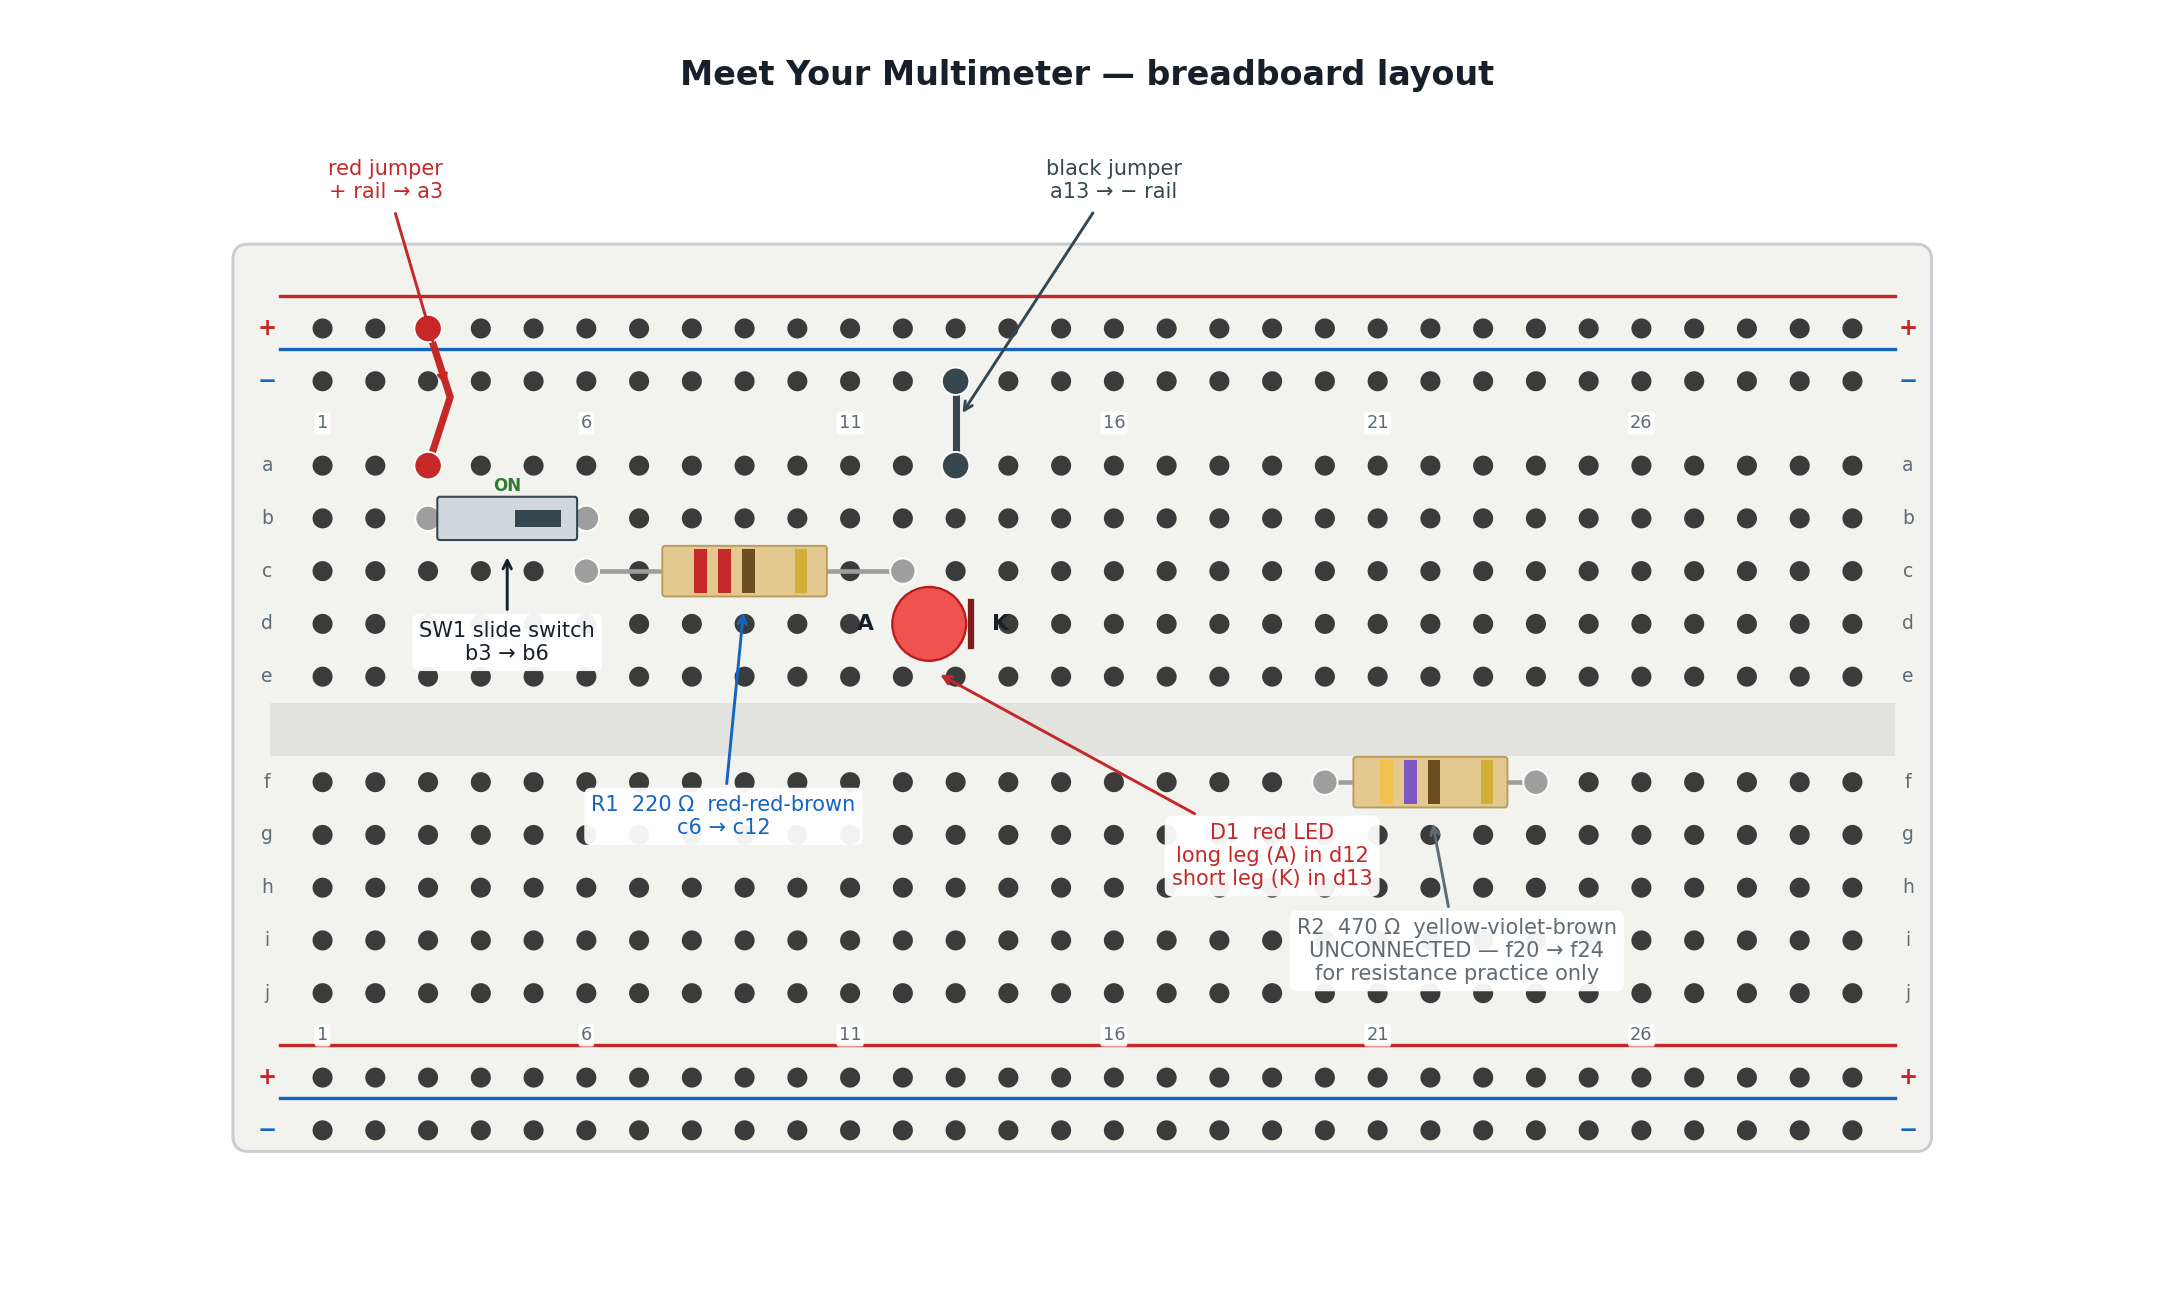

This figure's Python source:
#!/usr/bin/env python3
"""Render the breadboard layout for the "Meet Your Multimeter" lab.

This is Lab 10's LED circuit with a slide switch added in series, plus a
second resistor (R2, 470 ohm) sitting in free holes with both legs
completely unconnected - used only for the out-of-circuit resistance
measurement later in the lab. The hole positions drawn here are the exact
ones the lab's build steps name, so a student can hold the picture beside
the page and match them one for one.

Layout (top half of the board, rows a-e):
    red jumper     + rail  ->  a3
    SW1 slide sw   b3      ->  b6
    R1 220 ohm     c6      ->  c12
    D1 red LED     anode d12, cathode d13
    black jumper   a13     ->  - rail

Layout (bottom half, rows f-j - unused by the live circuit):
    R2 470 ohm     f20     ->  f24   (both legs free, wired to nothing)

Column groups a-e (or f-j) at the same column number are one electrically
connected node, so the red jumper's end and SW1's left leg both land in
column 3, SW1's right leg and R1's left leg both land in column 6, R1's
right leg and the LED's anode both land in column 12, and the LED's
cathode and the black jumper's end both land in column 13.

Usage:
    python3 breadboard-layout.py breadboard-layout.png
"""

import argparse
from pathlib import Path

import matplotlib

matplotlib.use("Agg")

import matplotlib.pyplot as plt
from matplotlib.patches import Circle, FancyBboxPatch, Rectangle

COLS = 30
ROWS_TOP = ["a", "b", "c", "d", "e"]
ROWS_BOT = ["f", "g", "h", "i", "j"]

PITCH = 1.0
Y = {}
for i, r in enumerate(ROWS_TOP):
    Y[r] = 9.0 - i * PITCH
for i, r in enumerate(ROWS_BOT):
    Y[r] = 3.0 - i * PITCH
Y_PLUS_TOP, Y_MINUS_TOP = 11.6, 10.6
Y_PLUS_BOT, Y_MINUS_BOT = -2.6, -3.6

INK = "#17202a"
BOARD = "#f2f2ef"
HOLE = "#3b3b3b"
RED = "#c62828"
BLUE = "#1565c0"
GREEN = "#2e7d32"
GRAY = "#5f6b73"
TAN = "#e3c98f"
SLATE = "#37474f"


def col_x(c):
    return c * PITCH


def draw_board(ax):
    ax.add_patch(FancyBboxPatch(
        (col_x(1) - 1.4, Y_PLUS_BOT - 1.1), COLS * PITCH + 1.6, 16.6,
        boxstyle="round,pad=0.3", facecolor=BOARD, edgecolor="#c8cdd1", linewidth=1.4))

    # Centre channel - the gap that isolates the top half from the bottom half.
    ax.add_patch(Rectangle((col_x(1) - 1.0, Y["f"] + 0.5), COLS * PITCH + 0.8,
                           Y["e"] - Y["f"] - 1.0, facecolor="#e2e2de", edgecolor="none"))

    for rail_y, colour, sign in ((Y_PLUS_TOP, RED, "+"), (Y_MINUS_TOP, BLUE, "−"),
                                 (Y_PLUS_BOT, RED, "+"), (Y_MINUS_BOT, BLUE, "−")):
        ax.plot([col_x(1) - 0.8, col_x(COLS) + 0.8], [rail_y + 0.62] * 2,
                color=colour, linewidth=1.6, zorder=1)
        for c in range(1, COLS + 1):
            ax.add_patch(Circle((col_x(c), rail_y), 0.19, facecolor=HOLE, edgecolor="none"))
        for x in (col_x(1) - 1.05, col_x(COLS) + 1.05):
            ax.text(x, rail_y, sign, color=colour, fontsize=11, ha="center", va="center",
                    fontweight="bold")

    for row in ROWS_TOP + ROWS_BOT:
        for c in range(1, COLS + 1):
            ax.add_patch(Circle((col_x(c), Y[row]), 0.19, facecolor=HOLE, edgecolor="none"))
        for x in (col_x(1) - 1.05, col_x(COLS) + 1.05):
            ax.text(x, Y[row], row, color=GRAY, fontsize=9, ha="center", va="center")

    halo = dict(boxstyle="round,pad=0.12", facecolor="white", edgecolor="none", alpha=0.95)
    for c in range(1, COLS + 1, 5):
        for y in (Y["a"] + 0.8, Y["j"] - 0.8):
            ax.text(col_x(c), y, str(c), color=GRAY, fontsize=8.5, ha="center",
                    va="center", bbox=halo, zorder=11)


def jumper(ax, xy1, xy2, colour, bow=0.0):
    """A jumper wire, drawn with the seated ends a student should check."""
    if bow:
        mx = (xy1[0] + xy2[0]) / 2 + bow
        my = (xy1[1] + xy2[1]) / 2
        xs, ys = [xy1[0], mx, xy2[0]], [xy1[1], my, xy2[1]]
    else:
        xs, ys = [xy1[0], xy2[0]], [xy1[1], xy2[1]]
    ax.plot(xs, ys, color=colour, linewidth=3.4, solid_capstyle="round",
            solid_joinstyle="round", zorder=4)
    for p in (xy1, xy2):
        ax.add_patch(Circle(p, 0.26, facecolor=colour, edgecolor="white",
                            linewidth=0.9, zorder=5))


def resistor(ax, xy1, xy2, bands=((RED, RED, "#6d4c1f", "#d4af37"))):
    ax.plot([xy1[0], xy2[0]], [xy1[1], xy2[1]], color="#9e9e9e", linewidth=2.2, zorder=4)
    for p in (xy1, xy2):
        ax.add_patch(Circle(p, 0.24, facecolor="#9e9e9e", edgecolor="white",
                            linewidth=0.9, zorder=5))
    cx = (xy1[0] + xy2[0]) / 2
    cy = xy1[1]
    body_w = min(3.0, abs(xy2[0] - xy1[0]) * 0.7)
    ax.add_patch(FancyBboxPatch((cx - body_w / 2, cy - 0.42), body_w, 0.84,
                                boxstyle="round,pad=0.06", facecolor=TAN,
                                edgecolor="#b99b58", linewidth=0.9, zorder=6))
    offsets = [-0.95, -0.5, -0.05, 0.95]
    if body_w < 2.6:
        offsets = [o * (body_w / 3.0) for o in offsets]
    for dx, colour in zip(offsets, bands):
        ax.add_patch(Rectangle((cx + dx, cy - 0.42), 0.24, 0.84,
                               facecolor=colour, edgecolor="none", zorder=7))


def led(ax, anode_xy, cathode_xy):
    """Top-down 5 mm LED: the body sits over its two holes, flat edge on the K side."""
    cx = (anode_xy[0] + cathode_xy[0]) / 2
    cy = anode_xy[1]
    for p in (anode_xy, cathode_xy):
        ax.add_patch(Circle(p, 0.24, facecolor="#9e9e9e", edgecolor="white",
                            linewidth=0.9, zorder=5))
    ax.add_patch(Circle((cx, cy), 0.7, facecolor="#ef5350", edgecolor="#b71c1c",
                        linewidth=1.1, zorder=6))
    ax.plot([cathode_xy[0] + 0.3, cathode_xy[0] + 0.3], [cy - 0.42, cy + 0.42],
            color="#7f1d1d", linewidth=3.0, zorder=7)
    ax.text(anode_xy[0] - 0.72, cy, "A", color=INK, fontsize=10.5, ha="center",
            va="center", fontweight="bold", zorder=8)
    ax.text(cathode_xy[0] + 0.85, cy, "K", color=INK, fontsize=10.5, ha="center",
            va="center", fontweight="bold", zorder=8)


def switch(ax, left_xy, right_xy):
    """A small slide switch body bridging its two used legs.

    Drawn as a rectangular plastic body with a sliding lever on top, closed
    (pushed toward the right leg) - matching how the lab asks students to
    leave it while they take voltage and current readings.
    """
    cx = (left_xy[0] + right_xy[0]) / 2
    cy = left_xy[1]
    for p in (left_xy, right_xy):
        ax.add_patch(Circle(p, 0.24, facecolor="#9e9e9e", edgecolor="white",
                            linewidth=0.9, zorder=5))
    body_w = abs(right_xy[0] - left_xy[0]) * 0.85
    ax.add_patch(FancyBboxPatch((cx - body_w / 2, cy - 0.36), body_w, 0.72,
                                boxstyle="round,pad=0.05", facecolor="#cfd8dc",
                                edgecolor=SLATE, linewidth=1.0, zorder=6))
    # The lever: a small dark rectangle slid toward the "on" (right) side.
    lever_w = body_w * 0.34
    ax.add_patch(Rectangle((cx + body_w * 0.06, cy - 0.16), lever_w, 0.32,
                           facecolor=SLATE, edgecolor="none", zorder=7))
    ax.text(cx, cy + 0.62, "ON", color=GREEN, fontsize=8, ha="center",
            va="center", fontweight="bold", zorder=8)


def callout(ax, text, xy, xytext, colour):
    """Labels get an opaque backing so they stay readable over the hole grid."""
    ax.annotate(text, xy=xy, xytext=xytext, color=colour, fontsize=10,
                ha="center", va="center", zorder=10,
                bbox=dict(boxstyle="round,pad=0.34", facecolor="white",
                          edgecolor="none", alpha=0.94),
                arrowprops=dict(arrowstyle="->", color=colour, linewidth=1.4,
                                shrinkA=2, shrinkB=6))


def build(output):
    fig, ax = plt.subplots(figsize=(14.5, 8.6))

    draw_board(ax)

    a3 = (col_x(3), Y["a"])
    b3, b6 = (col_x(3), Y["b"]), (col_x(6), Y["b"])
    c6, c12 = (col_x(6), Y["c"]), (col_x(12), Y["c"])
    d12, d13 = (col_x(12), Y["d"]), (col_x(13), Y["d"])
    a13 = (col_x(13), Y["a"])
    f20, f24 = (col_x(20), Y["f"]), (col_x(24), Y["f"])

    # The red jumper crosses the - rail on its way down, so it is bowed aside.
    jumper(ax, (col_x(3), Y_PLUS_TOP), a3, RED, bow=0.42)
    switch(ax, b3, b6)
    resistor(ax, c6, c12)
    led(ax, d12, d13)
    jumper(ax, a13, (col_x(13), Y_MINUS_TOP), SLATE)

    # R2 sits in the unused bottom half, both legs in free holes wired to
    # nothing else - the resistance-practice component from the schematic.
    resistor(ax, f20, f24, bands=("#f2c14e", "#7e57c2", "#6d4c1f", "#d4af37"))

    # Callouts live off the board or in the unused half, so no label sits on
    # top of a hole a student is trying to count.
    callout(ax, "red jumper\n+ rail → a3", (col_x(3.4), (Y_PLUS_TOP + Y["a"]) / 2),
            (col_x(2.2), Y_PLUS_TOP + 2.8), RED)
    callout(ax, "SW1 slide switch\nb3 → b6", (col_x(4.5), Y["b"] - 0.5),
            (col_x(4.5), Y["d"] - 0.35), INK)
    callout(ax, "R1  220 Ω  red-red-brown\nc6 → c12", (col_x(9), Y["c"] - 0.55),
            (col_x(8.6), Y["g"] + 0.35), BLUE)
    callout(ax, "D1  red LED\nlong leg (A) in d12\nshort leg (K) in d13",
            (col_x(12.5), Y["d"] - 0.85), (col_x(19.0), Y["h"] + 0.6), RED)
    callout(ax, "black jumper\na13 → − rail", (col_x(13), (Y_MINUS_TOP + Y["a"]) / 2),
            (col_x(16.0), Y_PLUS_TOP + 2.8), SLATE)
    callout(ax, "R2  470 Ω  yellow-violet-brown\nUNCONNECTED — f20 → f24\nfor resistance practice only",
            (col_x(22), Y["f"] - 0.55), (col_x(22.5), Y["i"] - 0.2), GRAY)

    ax.text(col_x(15.5), Y_PLUS_TOP + 4.8,
            "Meet Your Multimeter — breadboard layout",
            color=INK, fontsize=16, ha="center", va="center", fontweight="bold")

    ax.set_xlim(col_x(1) - 3.0, col_x(COLS) + 3.0)
    ax.set_ylim(Y_MINUS_BOT - 2.6, Y_PLUS_TOP + 5.8)
    ax.set_aspect("equal")
    ax.axis("off")
    fig.tight_layout()
    fig.savefig(output, dpi=150, facecolor="white")
    print(f"wrote {output}")


if __name__ == "__main__":
    parser = argparse.ArgumentParser(description=__doc__)
    parser.add_argument("output", type=Path, help="output .png path")
    build(parser.parse_args().output)
